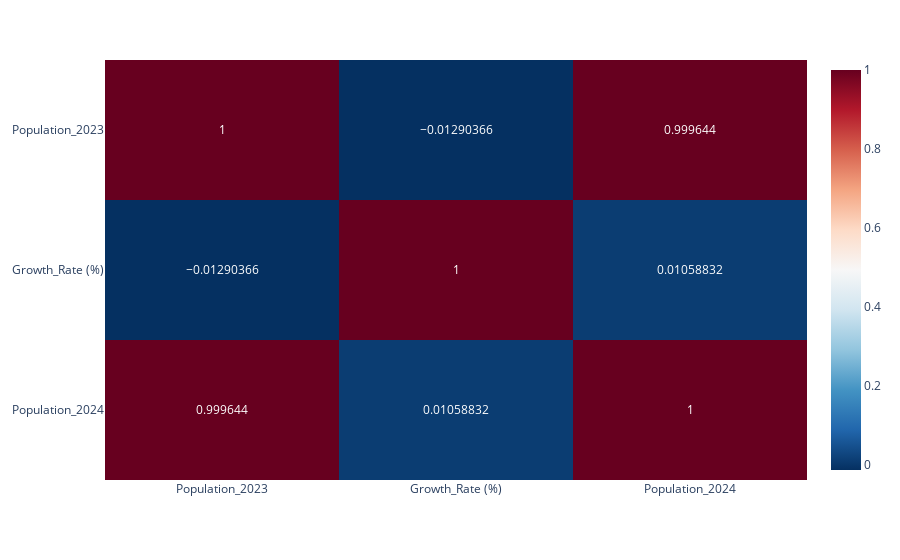

Source (notebook cell):
### Code cell
import plotly.express as px
import pandas as pd

# Assuming df is already defined


numeric_df = df.select_dtypes(include=[float, int])


correlation_matrix = numeric_df.corr()
 
fig = px.imshow(correlation_matrix, text_auto=True, aspect="auto", color_continuous_scale='RdBu_r')

fig.show()

### Figure 1 — Plotly figure (JSON) as saved in the notebook; plotly's stock layout.template omitted (floating-point values rounded to 4 significant figures)
{"data": [{"coloraxis": "coloraxis", "hovertemplate": "x: %{x}<br>y: %{y}<br>color: %{z}<extra></extra>", "name": "0", "texttemplate": "%{z}", "type": "heatmap", "x": ["Population_2023", "Growth_Rate (%)", "Population_2024"], "xaxis": "x", "y": ["Population_2023", "Growth_Rate (%)", "Population_2024"], "yaxis": "y", "z": [[1, -0.0129, 0.9996], [-0.0129, 1, 0.01059], [0.9996, 0.01059, 1]]}], "layout": {"coloraxis": {"colorscale": [[0, "rgb(5,48,97)"], [0.1, "rgb(33,102,172)"], [0.2, "rgb(67,147,195)"], [0.3, "rgb(146,197,222)"], [0.4, "rgb(209,229,240)"], [0.5, "rgb(247,247,247)"], [0.6, "rgb(253,219,199)"], [0.7, "rgb(244,165,130)"], [0.8, "rgb(214,96,77)"], [0.9, "rgb(178,24,43)"], [1, "rgb(103,0,31)"]]}, "margin": {"t": 60}, "xaxis": {"anchor": "y", "domain": [0, 1]}, "yaxis": {"anchor": "x", "autorange": "reversed", "domain": [0, 1]}}}
